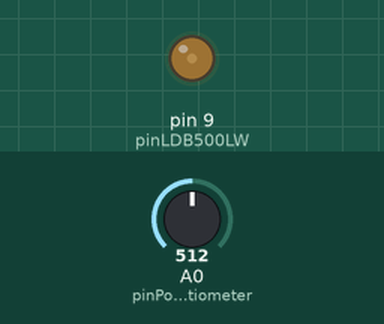
Bench run of a sketch on a simulated Arduino Uno, built with avr-gcc and run on an emulated ATmega328P. Shown: output pins drawn as LEDs (lit = HIGH). The test bench sets the inputs (shaded band); at power-on: A0 (pinPotentiometer) = 512.

Above: at 1.2 s.
1.3 s: A0 (pinPotentiometer) set to 716
At 2.4 s:
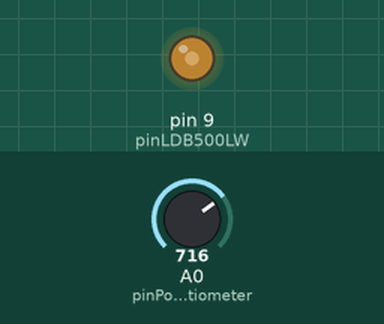
2.8 s: A0 (pinPotentiometer) set to 900
At 3.5 s:
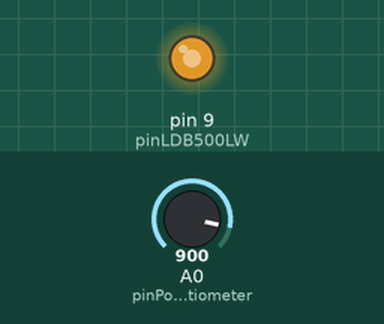
4.3 s: A0 (pinPotentiometer) set to 1023
At 4.7 s:
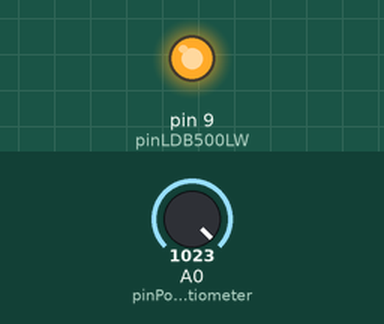
5.8 s: A0 (pinPotentiometer) set to 0
At 7.0 s:
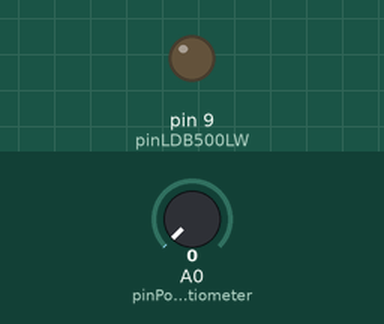
7.3 s: A0 (pinPotentiometer) set to 511
At 8.1 s:
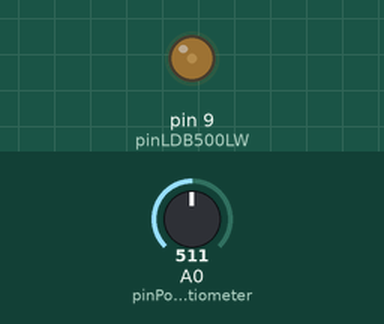
Timing chart, 0 to 9.8 s (numbered marks = the images above; inputs shaded):
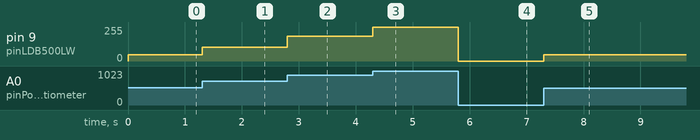

The sketch:

1b1_12-bit_Timer_1_PWM.ino
```cpp
// Tutorial 1b1. 12-bit Timer 1 PWM

// Main parts: Adafruit Metro Mini, potentiometer, capacitor, COB LED,
// LED driver, heat-sink

// Variables that remain constant
const byte pinPotentiometer = A0; // Analog input pin from potentiometer
const byte pinLDB500LW = 9; // LED driver PWM input pin number
const unsigned int dutyCycleValues[256] = { // Array lookup-table http://jared.geek.nz/2013/feb/linear-led-pwm

  0,    2,    4,    5,    7,    9,   11,   12,   14,   16,   18,   20,   21,   23,   25,   27,
  28,   30,   32,   34,   36,   37,   39,   41,   43,   45,   47,   49,   52,   54,   56,   59,
  61,   64,   66,   69,   72,   75,   77,   80,   83,   87,   90,   93,   96,  100,  103,  107,
  111,  115,  118,  122,  126,  131,  135,  139,  144,  148,  153,  157,  162,  167,  172,  177,
  182,  187,  193,  198,  204,  209,  215,  221,  227,  233,  239,  246,  252,  259,  265,  272,
  279,  286,  293,  300,  308,  315,  323,  330,  338,  346,  354,  362,  371,  379,  388,  396,
  405,  414,  423,  432,  442,  451,  461,  470,  480,  490,  501,  511,  521,  532,  543,  553,
  564,  576,  587,  598,  610,  622,  634,  646,  658,  670,  683,  695,  708,  721,  734,  748,
  761,  775,  788,  802,  816,  831,  845,  860,  874,  889,  904,  920,  935,  951,  966,  982,
  999, 1015, 1031, 1048, 1065, 1082, 1099, 1116, 1134, 1152, 1170, 1188, 1206, 1224, 1243, 1262,
  1281, 1300, 1320, 1339, 1359, 1379, 1399, 1420, 1440, 1461, 1482, 1503, 1525, 1546, 1568, 1590,
  1612, 1635, 1657, 1680, 1703, 1726, 1750, 1774, 1797, 1822, 1846, 1870, 1895, 1920, 1945, 1971,
  1996, 2022, 2048, 2074, 2101, 2128, 2155, 2182, 2209, 2237, 2265, 2293, 2321, 2350, 2378, 2407,
  2437, 2466, 2496, 2526, 2556, 2587, 2617, 2648, 2679, 2711, 2743, 2774, 2807, 2839, 2872, 2905,
  2938, 2971, 3005, 3039, 3073, 3107, 3142, 3177, 3212, 3248, 3283, 3319, 3356, 3392, 3429, 3466,
  3503, 3541, 3578, 3617, 3655, 3694, 3732, 3772, 3811, 3851, 3891, 3931, 3972, 4012, 4054, 4095
};

void setup()
{
  // Initialise Metro Mini's digital pin specified above
  pinMode(pinLDB500LW, OUTPUT);

  // Timer 1 Control Registers A and B, set first

  // COM1A1 bit set to 1 means non-inverted PWM for the Output Compare
  // Register A (pin 9) is selected. WGM11, WGM13 and WGM12 bits set to
  // 1 means mode 14 Fast PWM is enabled. CS10 bit set to 1 means no
  // pre-scaling (16MHz / 1 = 16MHz) is used
  TCCR1A = (1 << COM1A1) | (1 << WGM11);
  TCCR1B = (1 << WGM13) | (1 << WGM12) | (1 << CS10);

  // Timer 1 Input Capture Register, set second

  // ICR1 holds the TOP value in mode 14 Fast PWM. 0 - 4095 = 4096 values,
  // which means 12-bit PWM resolution at 3906Hz (16GHz / 4096). A frequency
  // over 2kHz also means that dimming is flicker-free. TOP is the value
  // the timer counts up to before it starts again at 0
  ICR1 = 4095; // Not 4096, because ICR1 starts at 0!

  // Timer 1 Output Compare Register, set third

  // OCR1A at 0 means the PWM output (and the LED) is off at the start
  OCR1A = 0;
}

void loop()
{
  // The potentiometer is hardware smoothed with a 10uF capacitor; no code
  // is necessary. Read the voltage from the potentiometer pin and divide
  // the result (0 - 1023) by 4 to get a range of 0 - 255 for the array,
  // the lookup-table with pre-computed logarithmic dimming values
  int readingPotentiometer = analogRead(pinPotentiometer) / 4;

  // Fetch the matching lookup-table value and assign it to the Timer 1
  // Output Compare Register to set the LED driver's duty cycle
  OCR1A = dutyCycleValues[readingPotentiometer];

  // Only for demostrating the visually linear fade corrected for human eye
  // response
  /*fadeUp();
    delay(1000);
    fadeDown();
    delay(1000);*/
}

// Only for demostrating the visually linear fade corrected for human eye
// response
void fadeUp()
{
  for (int i = 0; i <= 255; i++)
  {
    OCR1A = dutyCycleValues[i];
    delay(20);
  }
}

void fadeDown()
{
  for (int i = 255; i >= 0; i--)
  {
    OCR1A = dutyCycleValues[i];
    delay(20);
  }
}
```

Measured:
- after the input at 1.3 s, pin 9 (pinLDB500LW): 47/255 → 105/255 at once
- after the input at 2.8 s, pin 9 (pinLDB500LW): 105/255 → 185/255 at once
- after the input at 4.3 s, pin 9 (pinLDB500LW): 185/255 → 255/255 at once
- after the input at 5.8 s, pin 9 (pinLDB500LW): 255/255 → 0/255 at once
- after the input at 7.3 s, pin 9 (pinLDB500LW): 0/255 → 47/255 at once
